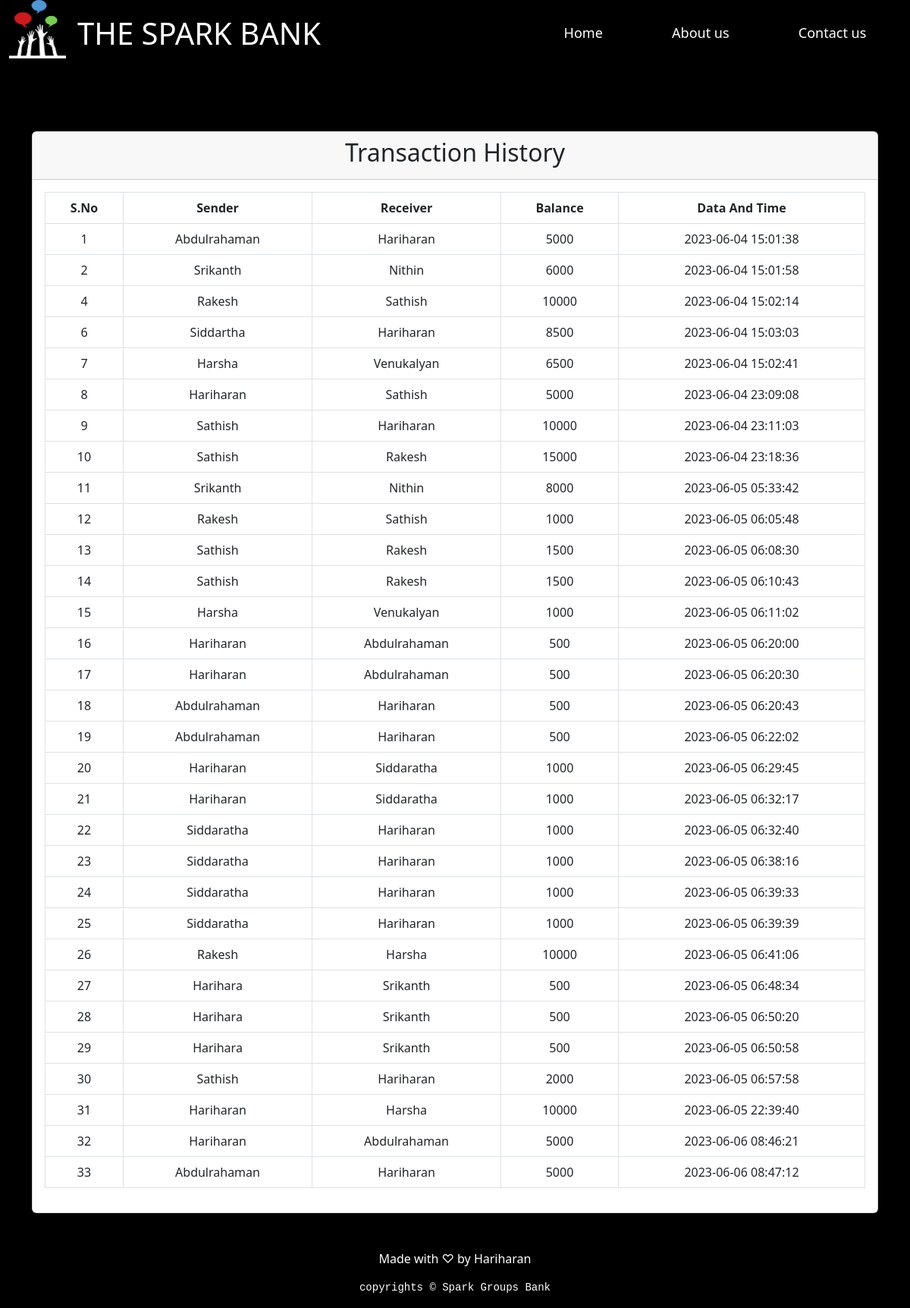
The page /history.php on the database its author committed.
### tables this page shows
CREATE TABLE `transactions` (
  `sno` int(11) NOT NULL,
  `sender` varchar(35) NOT NULL,
  `receiver` varchar(35) NOT NULL,
  `balance` bigint(11) NOT NULL,
  `datetime` datetime NOT NULL DEFAULT current_timestamp()
);

### history.php (the view, shortened to what this page needs)
<?php
    require_once("./db.php");
    $query = " select * from transactions";
    $result = mysqli_query($con,$query);
?>
<!DOCTYPE html>
<html lang="en">
<head>
    <link href="https://cdn.jsdelivr.net/npm/bootstrap@5.3.0/dist/css/bootstrap.min.css" rel="stylesheet">
</head>
<body class="bg-black">
    <div class=" container-fluid d-flex justify-content-between bg-black">
        <div class="col-5 logo d-flex">
            <img src="./logo.png" alt="" width="75px">
            <h1 class="logo-txt">THE SPARK BANK</h1>
        </div>
        <div class="col-5 nav-bar">
            <div class="nav-items">
                <ul class=" list-unstyled d-flex justify-content-around">
                    <li><a href="./index.php" class="text-decoration-none">Home</a></li>
                    <li><a href="https://www.thesparksfoundationsingapore.org/about/vision-mission-and-values/" target="_blank" class="text-decoration-none">About us</a></li>
                    <li><a href="https://www.thesparksfoundationsingapore.org/contact-us/" target="_blank" class="text-decoration-none">Contact us</a></li>
                </ul>
            </div>
        </div>
    </div>
    <div class="container">
        <div class="row mt-5">
            <div class="col">
                <div class="card mt-5">
                    <div class="card-header">
                        <h2 class="text-center">Transaction History</h2>
                    </div>
                    <div class="card-body">
                        <table class="table table-bordered text-center">
                            <tr>
                                <th>S.No</th>
                                <th>Sender</th>
                                <th>Receiver</th>
                                <th>Balance</th>
                                <th>Data And Time</th>
                            </tr>
                            <?php while($rows = mysqli_fetch_assoc($result)){ ?>
                            <tr>
                                <td>
                                    <?php echo $rows['sno']; ?>
                                </td>
                                <td>
                                    <?php echo $rows['sender']; ?>
                                </td>
                                <td>
                                    <?php echo $rows['receiver']; ?>
                                </td>
                                <td>
                                    <?php echo $rows['balance']; ?>
                                </td>
                                <td>
                                    <?php echo $rows['datetime']; ?>
                                </td>
                            </tr>
                            <?php
                   }
              ?>
                        </table>
                    </div>
                </div>
            </div>
        </div>
    </div>
    <div class="footer text-center bg-black text-white mt-5">
    <p>
        Made with ♡ by Hariharan
    </p>
    <pre>copyrights © Spark Groups Bank</pre>
    </div>
</body>
</html>

### history.php (style rules this page uses)
ul>li>a { color: white; font-size: large; }
ul { margin-top: 30px; }
.logo-txt { margin-top: 20px; margin-left: 15px; color: white; animation: fadeOut 1s; }

### rows shown on the page
transactions: sno "1", sender "Abdulrahaman", receiver "Hariharan", balance "5000", datetime "2023-06-04 15:01:38"
transactions: sno "2", sender "Srikanth", receiver "Nithin", balance "6000", datetime "2023-06-04 15:01:58"
transactions: sno "4", sender "Rakesh", receiver "Sathish", balance "10000", datetime "2023-06-04 15:02:14"
transactions: sno "6", sender "Siddartha", receiver "Hariharan", balance "8500", datetime "2023-06-04 15:03:03"
transactions: sno "7", sender "Harsha", receiver "Venukalyan", balance "6500", datetime "2023-06-04 15:02:41"
transactions: sno "8", sender "Hariharan", receiver "Sathish", balance "5000", datetime "2023-06-04 23:09:08"
transactions: sno "9", sender "Sathish", receiver "Hariharan", balance "10000", datetime "2023-06-04 23:11:03"
transactions: sno "10", sender "Sathish", receiver "Rakesh", balance "15000", datetime "2023-06-04 23:18:36"
transactions: sno "11", sender "Srikanth", receiver "Nithin", balance "8000", datetime "2023-06-05 05:33:42"
transactions: sno "12", sender "Rakesh", receiver "Sathish", balance "1000", datetime "2023-06-05 06:05:48"
transactions: sno "13", sender "Sathish", receiver "Rakesh", balance "1500", datetime "2023-06-05 06:08:30"
transactions: sno "14", sender "Sathish", receiver "Rakesh", balance "1500", datetime "2023-06-05 06:10:43"
transactions: sno "15", sender "Harsha", receiver "Venukalyan", balance "1000", datetime "2023-06-05 06:11:02"
transactions: sno "16", sender "Hariharan", receiver "Abdulrahaman", balance "500", datetime "2023-06-05 06:20:00"
transactions: sno "17", sender "Hariharan", receiver "Abdulrahaman", balance "500", datetime "2023-06-05 06:20:30"
transactions: sno "18", sender "Abdulrahaman", receiver "Hariharan", balance "500", datetime "2023-06-05 06:20:43"
transactions: sno "19", sender "Abdulrahaman", receiver "Hariharan", balance "500", datetime "2023-06-05 06:22:02"
transactions: sno "20", sender "Hariharan", receiver "Siddaratha", balance "1000", datetime "2023-06-05 06:29:45"
transactions: sno "21", sender "Hariharan", receiver "Siddaratha", balance "1000", datetime "2023-06-05 06:32:17"
transactions: sno "22", sender "Siddaratha", receiver "Hariharan", balance "1000", datetime "2023-06-05 06:32:40"
transactions: sno "23", sender "Siddaratha", receiver "Hariharan", balance "1000", datetime "2023-06-05 06:38:16"
transactions: sno "24", sender "Siddaratha", receiver "Hariharan", balance "1000", datetime "2023-06-05 06:39:33"
transactions: sno "25", sender "Siddaratha", receiver "Hariharan", balance "1000", datetime "2023-06-05 06:39:39"
transactions: sno "26", sender "Rakesh", receiver "Harsha", balance "10000", datetime "2023-06-05 06:41:06"
transactions: sno "27", sender "Harihara", receiver "Srikanth", balance "500", datetime "2023-06-05 06:48:34"
transactions: sno "28", sender "Harihara", receiver "Srikanth", balance "500", datetime "2023-06-05 06:50:20"
transactions: sno "29", sender "Harihara", receiver "Srikanth", balance "500", datetime "2023-06-05 06:50:58"
transactions: sno "30", sender "Sathish", receiver "Hariharan", balance "2000", datetime "2023-06-05 06:57:58"
transactions: sno "31", sender "Hariharan", receiver "Harsha", balance "10000", datetime "2023-06-05 22:39:40"
transactions: sno "32", sender "Hariharan", receiver "Abdulrahaman", balance "5000", datetime "2023-06-06 08:46:21"
transactions: sno "33", sender "Abdulrahaman", receiver "Hariharan", balance "5000", datetime "2023-06-06 08:47:12"
